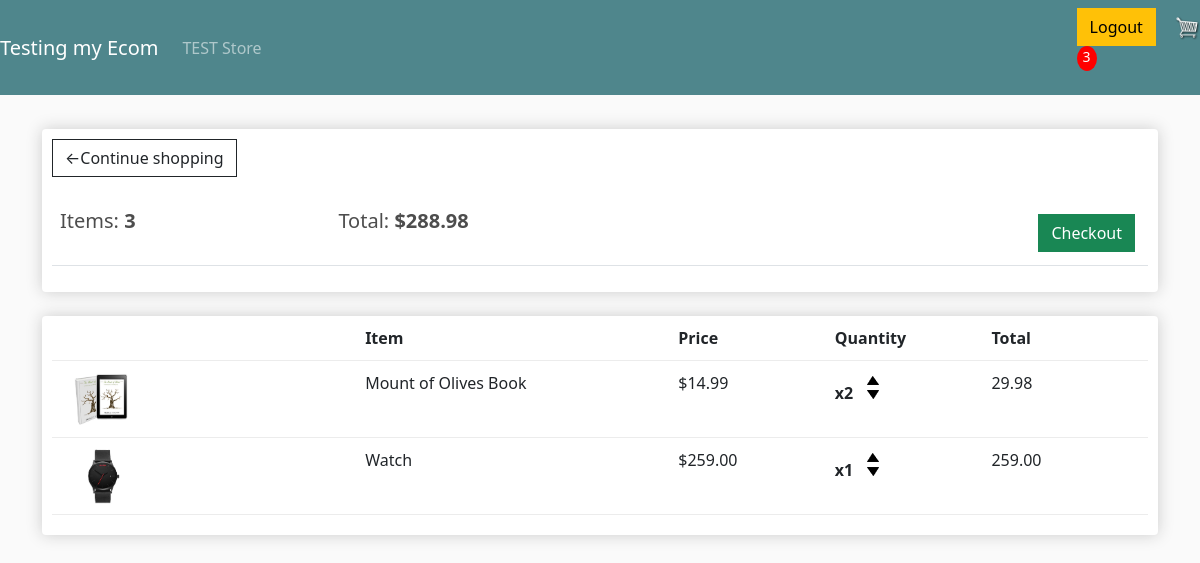
The app's page /cart/ (signed in) with its own data.
### store/models.py (models this page shows, shortened)
class Order(models.Model):
    customer = models.ForeignKey(Customer, on_delete=models.SET_NULL, null = True, blank=True)
    date_ordered = models.DateTimeField(auto_now_add=True)
    complete = models.BooleanField(default=False)
    transaction_id = models.CharField(max_length=100, null=True)
    @property
    def get_cart_total(self):
        orderitems = self.orderitem_set.all()
        total = sum([item.get_total for item in orderitems])
        return total
    @property
    def get_cart_items(self):
        orderitems = self.orderitem_set.all()
        total = sum([item.quantity for item in orderitems])
        return total

class OrderItem(models.Model):
    product = models.ForeignKey(Product, on_delete = models.SET_NULL, null=True)
    order = models.ForeignKey(Order, on_delete=models.SET_NULL, null=True)
    quantity = models.IntegerField(default=0, null=True, blank = True)
    date_added = models.DateTimeField(auto_now_add=True)
    @property
    def get_total(self):
        total = self.product.price * self.quantity
        return total

class Product(models.Model):
    name = models.CharField(max_length=200)
    price = models.FloatField()
    digital = models.BooleanField(default=False, null=True, blank=True)
    image = models.ImageField(null=True, blank=True)
    @property
    def imageURL(self):
        try:
            url = self.image.url
        except:
            url = ""
        return url

### store/views.py (the view)
# urls.py: path('cart/', views.cart, name='cart'),
def cart(request):
    data = cartData(request)
    cartItems = data['cartItems']
    order = data['order']
    items = data['items']
    context={'items':items, 'order':order, 'cartItems':cartItems}
    return render(request, 'store/cart.html', context)

### store/utils.py (called while the page is built)
def cartData(request):
    if request.user.is_authenticated:
        customer = request.user.customer
        order, created = Order.objects.get_or_create(customer=customer, complete=False)
        items = order.orderitem_set.all()
        cartItems = order.get_cart_items
    else:
        cookieData = cookieCart(request)
        cartItems = cookieData['cartItems']
        order = cookieData['order']
        items = cookieData['items']
    return {'cartItems':cartItems, 'order':order, 'items':items}

### store/templates/store/cart.html
{% extends 'store/main.html' %}
{% load static %}
{% block content %}
<div class="row">
    <div class="col-lg-12">
        <div class="box-element">
            <a class="btn btn-outline-dark" href="{% url 'store' %}">&#x2190;Continue shopping</a>
        <br>
        <br>
        <table class="table">
            <tr>
                <th><h5>Items: <strong>{{order.get_cart_items}}</strong></h5></th>
                <th><h5>Total: <strong>${{order.get_cart_total|floatformat:2}}</strong></h5></th>
                <th>
                    <a href="{% url 'checkout' %}" class="btn btn-success" style="float: right; margin: 5px;">Checkout</a>
                </th>
            </tr>
        </table>
        </div>
        <br>
        <div class="box-element">
            <div class="cart-row">
                <div style="flex:2"></div>
                <div style="flex:2"><strong>Item</strong></div>
                <div style="flex:1"><strong>Price</strong></div>
                <div style="flex:1"><strong>Quantity</strong></div>
                <div style="flex:1"><strong>Total</strong></div>
            </div>
            {% for item in items %}
            <div class="cart-row">
                <div style="flex:2"><img class="row-image" src="{{ item.product.imageURL }}"></div>
                <div style="flex:2"><p>{{ item.product.name }}</p></div>
                <div style="flex:1"><p>${{ item.product.price|floatformat:2 }}</p></div>
                <div style="flex:1">
                    <p class="quantity">x{{item.quantity}}</p>
                    <div class="quantity">
                        <img data-product='{{item.product.id}}' data-action='add' class="chg-quantity update-cart" src="{% static  'images/arrow-up.png' %}">
                        <img data-product='{{item.product.id}}' data-action='remove' class="chg-quantity update-cart" src="{% static  'images/arrow-down.png' %}">
                    </div>
                </div>
                <div style="flex:1"><p>{{item.get_total|floatformat:2}}</p></div>
            </div>
            {% endfor %}
        </div >
    </div>
</div>
{% endblock content %}

### static/css/main.css (style rules this page uses)
body { background-color: hsl(0, 0%, 98%); }
h1,h2,h3,h4,h5,h6 { color:hsl(0, 0%, 30%); }
.box-element { box-shadow:hsl(0, 0%, 80%) 0 0 16px; background-color: #fff; border-radius: 4px; padding: 10px; }
.col-lg-4, .col-lg-6, .col-lg-8, .col-lg-12 { margin-top: 10px; }
.btn { border-radius: 0; }
.row-image { width: 100px; }
.cart-row { display: flex; align-items: flex-stretch; padding-bottom: 10px; margin-bottom: 10px; border-bottom: 1px solid #ececec; }
.quantity { display: inline-block; font-weight: 700; padding-right:10px; }
.chg-quantity { width: 12px; cursor: pointer; display: block; margin-top: 5px; transition:.1s; }

### records on screen
Order: get_cart_items "3", get_cart_total "288.98"
OrderItem: product.imageURL (picture), product.name "Mount of Olives Book", product.price "14.99", quantity "2", get_total "29.98"
OrderItem: product.imageURL (picture), product.name "Watch", product.price "259.00", quantity "1", get_total "259.00"

### other values on screen
{{ cartItems }} "3"
